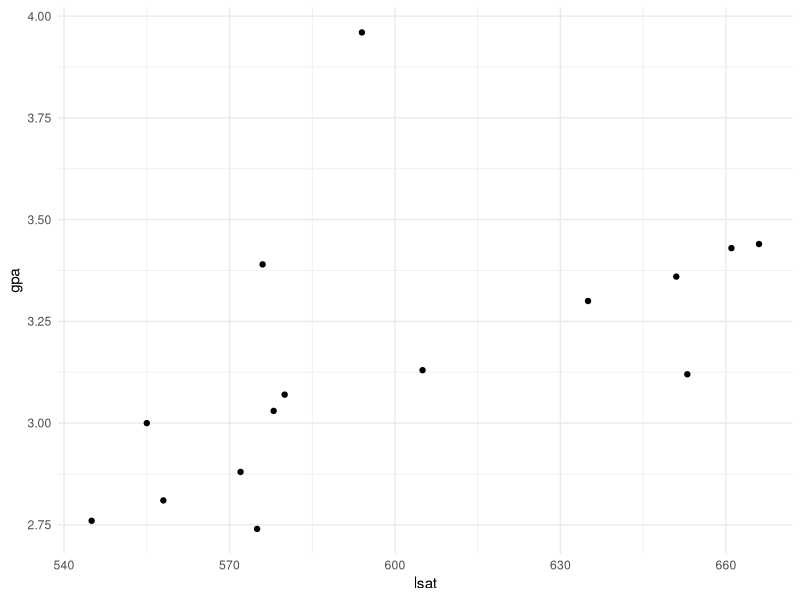
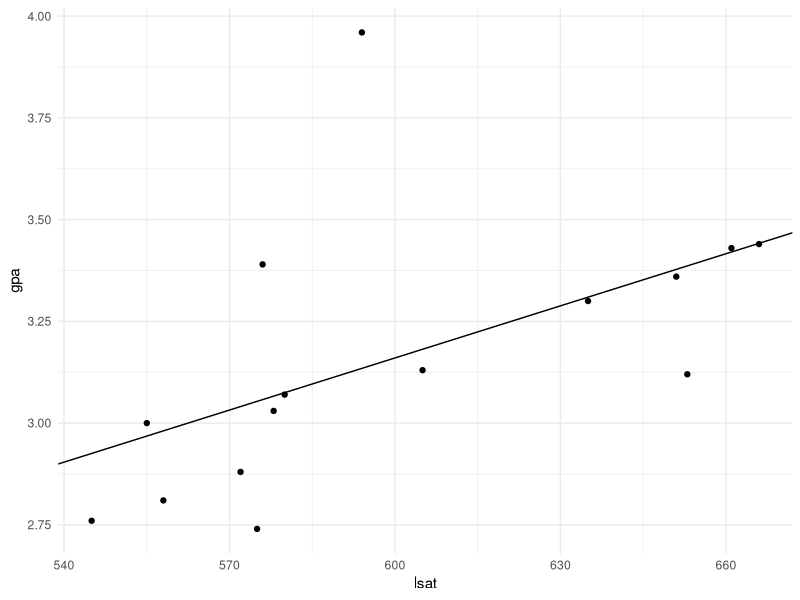
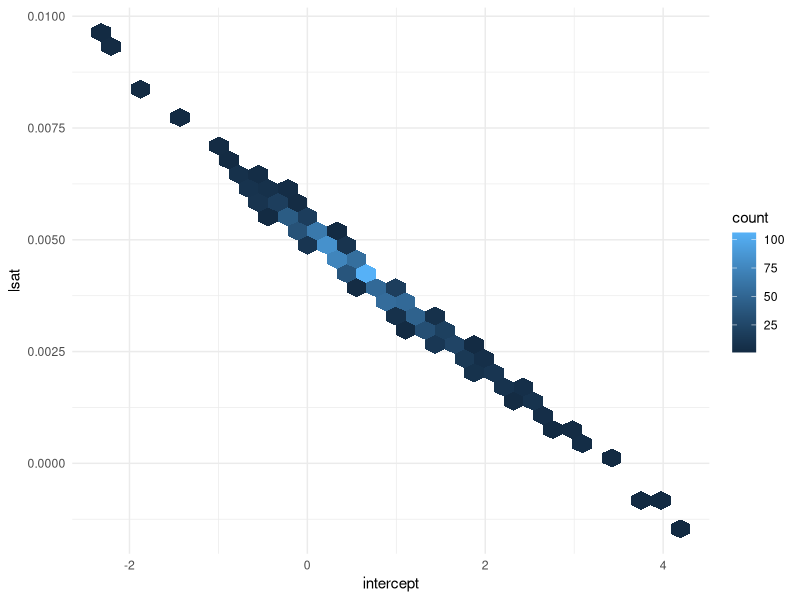
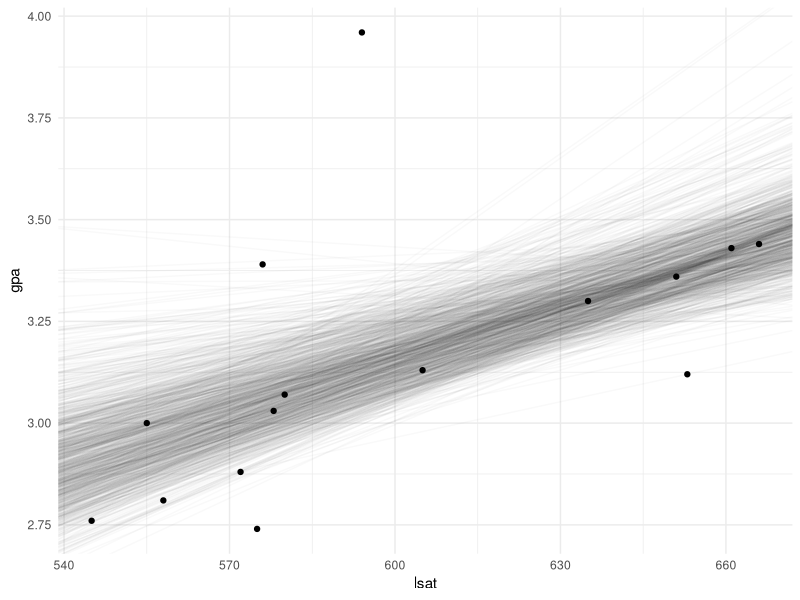
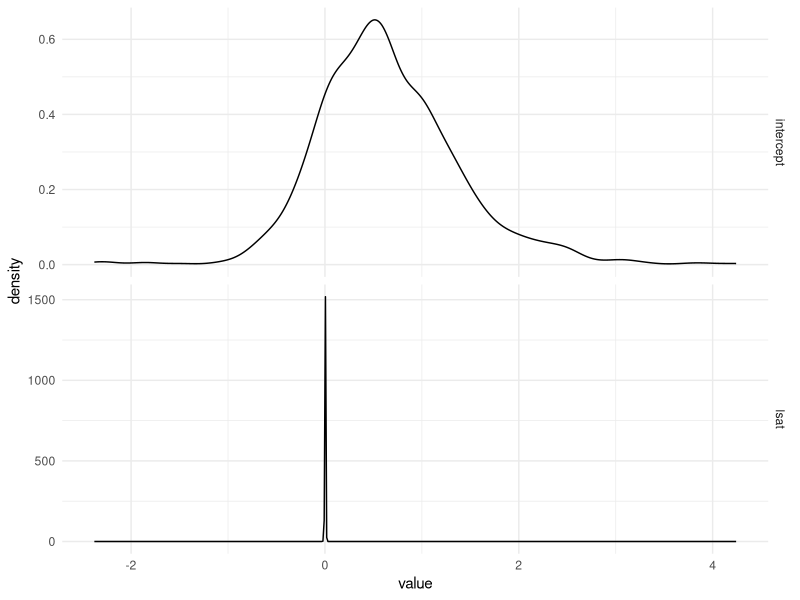
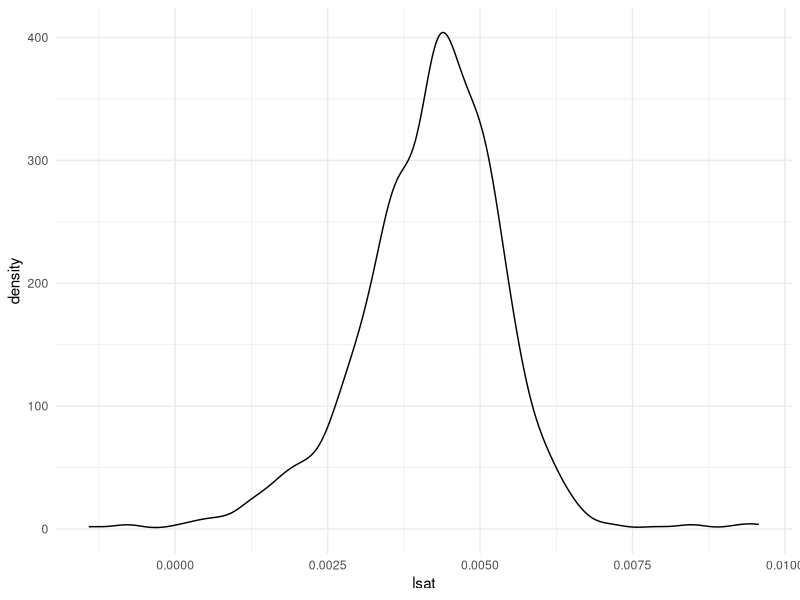
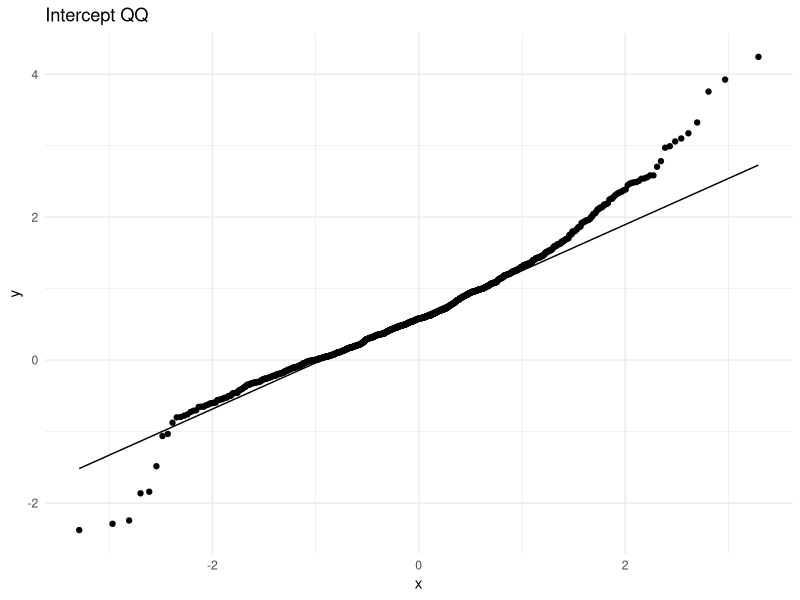
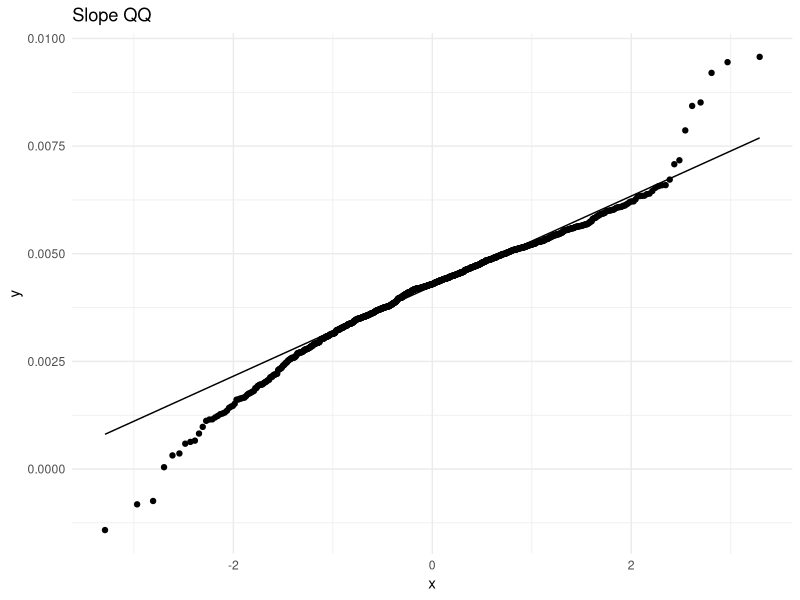

Source code (R) for these figures, in order:
## ---- chunk 1
knitr::opts_chunk$set(echo = TRUE)
library(knitr)
library(tidyverse)

theme_set(theme_minimal())
## ---- chunk 2
lsat.gpa = tibble(
  lsat = c(
    576, 635, 558, 578, 666, 580, 555, 661,
    651, 605, 653, 575, 545, 572, 594
  ),
  gpa  = c(
    3.39, 3.30, 2.81, 3.03, 3.44, 3.07, 3.00, 3.43,
    3.36, 3.13, 3.12, 2.74, 2.76, 2.88, 3.96
  )
)
ggplot(lsat.gpa, aes(lsat, gpa)) +
  geom_point()
## ---- chunk 3
lsat.gpa.lm = lm(gpa~lsat, lsat.gpa)
lsat.gpa.lm$coefficients %>% kable()
## ---- chunk 4
ggplot(lsat.gpa, aes(lsat, gpa)) +
  geom_point() +
  geom_abline(slope = lsat.gpa.lm$coefficients["lsat"],
              intercept = lsat.gpa.lm$coefficients["(Intercept)"])
## ---- chunk 5
B = 1000
lsat.gpa.lm.boot = sapply(1:B, function(b) {
  lsat.gpa.star = lsat.gpa %>% sample_frac(replace = TRUE)
  lm(gpa~lsat, lsat.gpa.star)$coefficients
}) %>% t %>% as_tibble %>% rename(intercept=`(Intercept)`)
## ---- chunk 6
ggplot(lsat.gpa.lm.boot,aes(intercept, lsat)) +
  geom_hex()
## ---- chunk 7
ggplot(lsat.gpa, aes(lsat, gpa)) +
  geom_abline(data=lsat.gpa.lm.boot,
              aes(intercept=intercept, slope=lsat),
              alpha=0.025) +
  geom_point()
## ---- chunk 8
ggplot(lsat.gpa.lm.boot %>% pivot_longer(everything()),
       aes(value)) +
  geom_density() +
  facet_grid(rows=vars(name), scales="free")
## ---- chunk 9
ggplot(lsat.gpa.lm.boot, aes(lsat)) +
  geom_density()
## ---- chunk 10
boot.ci.normal = c(
  lo=lsat.gpa.lm$coefficients["(Intercept)"]+
    qnorm(0.025)*sd(lsat.gpa.lm.boot$intercept), 
  hi=lsat.gpa.lm$coefficients["(Intercept)"]+
    qnorm(0.975)*sd(lsat.gpa.lm.boot$intercept),
  lo=lsat.gpa.lm$coefficients["lsat"]+
    qnorm(0.025)*sd(lsat.gpa.lm.boot$lsat),
  hi=lsat.gpa.lm$coefficients["lsat"]+
    qnorm(0.975)*sd(lsat.gpa.lm.boot$lsat)
)

boot.ci.pivotal = c(
  lo=2*lsat.gpa.lm$coefficients["(Intercept)"]-
    quantile(lsat.gpa.lm.boot$intercept, 0.975), 
  hi=2*lsat.gpa.lm$coefficients["(Intercept)"]-
    quantile(lsat.gpa.lm.boot$intercept, 0.025), 
  lo=2*lsat.gpa.lm$coefficients["lsat"]-
    quantile(lsat.gpa.lm.boot$lsat,0.975),
  hi=2*lsat.gpa.lm$coefficients["lsat"]-
    quantile(lsat.gpa.lm.boot$lsat,0.025)
)

boot.ci.percentage = c(
  `lo.(Interval)`=quantile(lsat.gpa.lm.boot$intercept, 0.025),
  `hi.(Interval)`=quantile(lsat.gpa.lm.boot$intercept, 0.975),
  lo.lsat=quantile(lsat.gpa.lm.boot$lsat, 0.025),
  hi.lsat=quantile(lsat.gpa.lm.boot$lsat, 0.975)
)

rbind(
  boot.ci.normal, boot.ci.pivotal, boot.ci.percentage
) %>% kable()
## ---- chunk 11
ggplot(lsat.gpa.lm.boot, aes(sample=intercept)) +
  geom_qq() + geom_qq_line() + ggtitle("Intercept QQ")
ggplot(lsat.gpa.lm.boot, aes(sample=lsat)) +
  geom_qq() + geom_qq_line() + ggtitle("Slope QQ")
## ---- chunk 12
library(boot)
lsat.gpa.boot = boot(lsat.gpa, 
                     function(data,ind) {
                       lm(gpa~lsat, data=data[ind,])$coefficients
                     }, 
                     B)
## ---- chunk 13
print(lsat.gpa.boot)
## ---- chunk 14
plot(lsat.gpa.boot)
## ---- chunk 15
boot.ci(lsat.gpa.boot, index=1) # the intercept
boot.ci(lsat.gpa.boot, index=2) # the slope
